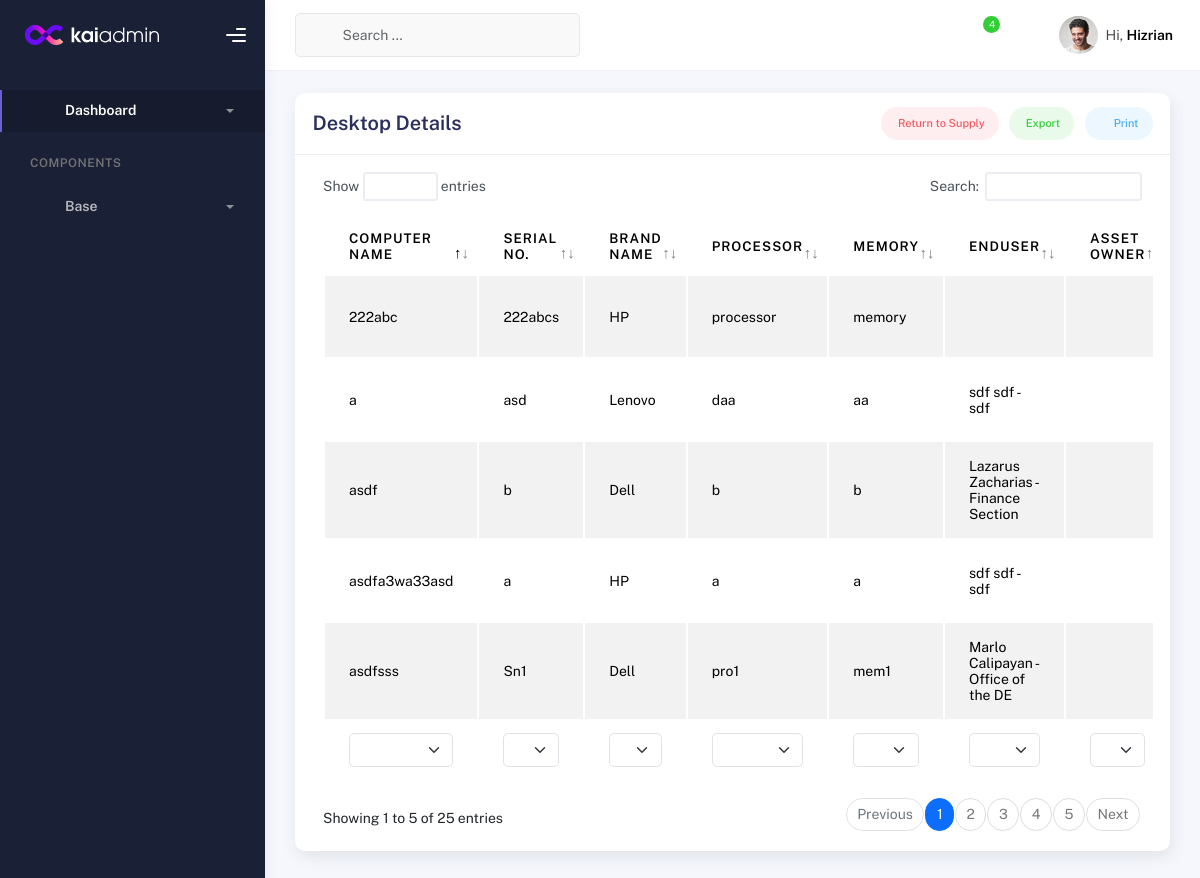
Page /desktop_details/ on the committed database.
### inventory/models.py (models this page shows, shortened)
class DesktopDetails(models.Model):
    id = models.IntegerField(primary_key=True)  # Allow manual assignment
    desktop_package = models.ForeignKey(Desktop_Package, related_name='desktop_details', on_delete=models.CASCADE)
    serial_no = models.CharField(max_length=255)
    computer_name = models.CharField(max_length=255, unique=True, null=True)
    brand_name = models.ForeignKey(Brand, on_delete=models.SET_NULL, null=True, blank=True)
    model = models.CharField(max_length=255, null=True)
    processor = models.CharField(max_length=33, null=True)
    memory = models.CharField(max_length=100, null=True)
    drive = models.CharField(max_length=332, null=True)
    asset_owner = models.CharField(max_length=255, null=True)
    desktop_Graphics = models.CharField(max_length=100, blank=True, null=True)
    desktop_Graphics_Size = models.CharField(max_length=100, blank=True, null=True)
    desktop_OS = models.CharField(max_length=100, blank=True, null=True)
    desktop_Office = models.CharField(max_length=100, blank=True, null=True)
    desktop_OS_keys = models.CharField(max_length=100, blank=True, null=True)
    desktop_Office_keys = models.CharField(max_length=100, blank=True, null=True)
    is_disposed = models.BooleanField(default=False)  # To indicate if the Desktop is disposed
    created_at = models.DateTimeField(default=timezone.now)  # Date when the desktop was added

class Brand(models.Model):
    name = models.CharField(max_length=100, unique=True)
    is_keyboard = models.BooleanField(default=False)
    is_mouse = models.BooleanField(default=False)
    is_monitor = models.BooleanField(default=False)
    is_ups = models.BooleanField(default=False)
    is_desktop = models.BooleanField(default=False)
    def __str__(self):
        return self.name

class UserDetails(models.Model):
    id = models.AutoField(primary_key=True)
    desktop_package_db = models.ForeignKey("Desktop_Package", on_delete=models.CASCADE, null=True)
    user_Enduser = models.ForeignKey("Employee", on_delete=models.SET_NULL, null=True, blank=True, related_name='enduser_details')
    user_Assetowner = models.ForeignKey("Employee", on_delete=models.SET_NULL, null=True, blank=True, related_name='assetowner_details')
    created_at = models.DateTimeField(auto_now_add=True)

class Employee(models.Model):
    desktop_package = models.ForeignKey(Desktop_Package, on_delete=models.CASCADE, null=True)
    employee_fname = models.CharField(max_length=100, blank=True, null=True)
    employee_mname = models.CharField(max_length=100, blank=True, null=True)
    employee_lname = models.CharField(max_length=100, blank=True, null=True)
    employee_position = models.CharField(max_length=100, blank=True, null=True)
    employee_office = models.CharField(max_length=100, blank=True, null=True)
    employee_status = models.CharField(max_length=100, blank=True, null=True)
    def __str__(self):
        return f"{self.employee_fname} {self.employee_lname} - {self.employee_office}"

### inventory/views.py (the view)
# urls.py: path('desktop_details/', views.desktop_package_base, name='desktop_details'),  # URL pattern for desktop details
def desktop_package_base(request):
    desktop_details = DesktopDetails.objects.all()
    desktops_with_items = []
    for desktop in desktop_details:
        keyboards = KeyboardDetails.objects.filter(desktop_package=desktop.desktop_package, is_disposed=False)
        user = UserDetails.objects.filter(desktop_package_db=desktop.desktop_package)
        desktops_with_items.append({
            'desktop': desktop,
            'keyboards': keyboards,  # This can have multiple entries per desktop
            'user': user
        })
    return render(request, 'desktop_details.html', {
        'desktops_with_items': desktops_with_items,
    })

### templates/desktop_details.html (shortened to what this page needs)
{% extends 'base.html' %}
{% block content %}
<div class="container">
  <div class="page-inner">
    <div class="row">
      <div class="col-md-12">
        <div class="card">
          <div class="card-header">
            <div class="card-head-row">
              <h4 class="card-title">Desktop Details</h4>
              <div class="card-tools">
                <a href="#" class="btn btn-label-danger btn-round btn-sm me-2">
                  Return to Supply
                </a>
                <a href="#" class="btn btn-label-success btn-round btn-sm me-2">
                  Export
                </a>
                <a href="#" class="btn btn-label-info btn-round btn-sm">
                  Print
                </a>
              </div>
            </div>
          </div>
          <div class="card-body">
            <div class="table-responsive">
              <table id="multi-filter-select" class="display table table-striped table-hover">
                <thead>
                  <tr>
                    <th>Computer Name</th>
                    <th>Serial No.</th>
                    <th>Brand Name</th>
                    <th>Processor</th>
                    <th>Memory</th>
                    <th>Enduser</th>
                    <th>Asset Owner</th>
                  </tr>
                </thead>
                <tfoot>
                  <tr>
                    <th>Computer Name</th>
                    <th>Serial No.</th>
                    <th>Model</th>
                    <th>Processor</th>
                    <th>Memory</th>
                    <th>Enduser</th>
                    <th>Asset Owner</th>
                  </tr>
                </tfoot>
                <tbody>
                  <tr>{% for item in desktops_with_items %}
                    <td>{{ item.desktop.computer_name }}</td>
                    <td>{{ item.desktop.serial_no }}</td>
                    <td>{{ item.desktop.brand_name }}</td>
                    <td>{{ item.desktop.processor }}</td>
                    <td>{{ item.desktop.memory }}</td>
                    <td>
                      {% for userx in item.user %}
                          {{ userx.user_Enduser }}<br>
                      {% endfor %}
                  </td>
                    <td>
                      {% for userx in item.user %}
                          {{ userx.user_Asset_owner }}<br>
                      {% endfor %}
                  </td>
                  </tr>
                  {% endfor %}
                </tbody>
              </table>
            </div>
          </div>
        </div>
      </div>
    </div>
  </div>
</div>
{% endblock %}

### templates/base.html (shortened to what this page needs)
{% load static %}
<link href="https://stackpath.bootstrapcdn.com/bootstrap/5.1.3/css/bootstrap.min.css" rel="stylesheet">
<link href="https://cdnjs.cloudflare.com/ajax/libs/font-awesome/5.15.4/css/all.min.css" rel="stylesheet">
<!DOCTYPE html>
<html lang="en">
  <head>
    {% block head %}
    <link rel="stylesheet" href="{% static 'css/bootstrap.min.css' %}">
    <link rel="stylesheet" href="{% static 'css/plugins.min.css' %}">
    <link rel="stylesheet" href="{% static 'css/kaiadmin.min.css' %}">
    {% endblock %}
  </head>
  <body>
    {% block sidebar %}
    <div class="wrapper">
      <div class="sidebar" data-background-color="dark">
        <div class="sidebar-logo">
          <div class="logo-header" data-background-color="dark">
              <img
                src="{% static 'img/kaiadmin/logo_light.svg' %}"
                alt="navbar brand"
                class="navbar-brand"
                height="20"
              />
            <div class="nav-toggle">
              <button class="btn btn-toggle toggle-sidebar">
                <i class="gg-menu-right"></i>
              </button>
            </div>
          </div>
        </div>
        <div class="sidebar-wrapper scrollbar scrollbar-inner">
          <div class="sidebar-content">
            <ul class="nav nav-secondary">
              <li class="nav-item active">
                <a
                  data-bs-toggle="collapse"
                  href="#dashboard"
                  class="collapsed"
                  aria-expanded="false"
                >
                  <i class="fas fa-home"></i>
                  <p>Dashboard</p>
                  <span class="caret"></span>
                </a>
              </li>
              <li class="nav-section">
                <h4 class="text-section">Components</h4>
              </li>
              <li class="nav-item">
                <a data-bs-toggle="collapse" href="#base">
                  <i class="fas fa-layer-group"></i>
                  <p>Base</p>
                  <span class="caret"></span>
                </a>
              </li>
            </ul>
          </div>
        </div>
      </div>
       {% endblock %}
      {% block navbar %}
      <div class="main-panel">
        <div class="main-header">
          <nav
            class="navbar navbar-header navbar-header-transparent navbar-expand-lg border-bottom"
          >
            <div class="container-fluid">
              <nav
                class="navbar navbar-header-left navbar-expand-lg navbar-form nav-search p-0 d-none d-lg-flex"
              >
                <div class="input-group">
                  <div class="input-group-prepend">
                    <button type="submit" class="btn btn-search pe-1">
                      <i class="fa fa-search search-icon"></i>
                    </button>
                  </div>
                  <input
                    type="text"
                    placeholder="Search ..."
                    class="form-control"
                  />
                </div>
              </nav>
              <ul class="navbar-nav topbar-nav ms-md-auto align-items-center">
                <li class="nav-item topbar-icon dropdown hidden-caret">
                  <a
                    class="nav-link dropdown-toggle"
                    href="#"
                    id="messageDropdown"
                    role="button"
                    data-bs-toggle="dropdown"
                    aria-haspopup="true"
                    aria-expanded="false"
                  >
                    <i class="fa fa-envelope"></i>
                  </a>
                </li>
                <li class="nav-item topbar-icon dropdown hidden-caret">
                  <a
                    class="nav-link dropdown-toggle"
                    href="#"
                    id="notifDropdown"
                    role="button"
                    data-bs-toggle="dropdown"
                    aria-haspopup="true"
                    aria-expanded="false"
                  >
                    <i class="fa fa-bell"></i>
                    <span class="notification">4</span>
                  </a>
                </li>
                <li class="nav-item topbar-icon dropdown hidden-caret">
                  <a
                    class="nav-link"
                    data-bs-toggle="dropdown"
                    href="#"
                    aria-expanded="false"
                  >
                    <i class="fas fa-layer-group"></i>
                  </a>
                </li>
                <li class="nav-item topbar-user dropdown hidden-caret">
                  <a
                    class="dropdown-toggle profile-pic"
                    data-bs-toggle="dropdown"
                    href="#"
                    aria-expanded="false"
                  >
                    <div class="avatar-sm">
                      <img
                        src="assets/img/profile.jpg"
                        alt="..."
                        class="avatar-img rounded-circle"
                      />
                    </div>
                    <span class="profile-username">
                      <span class="op-7">Hi,</span>
                      <span class="fw-bold">Hizrian</span>
                    </span>
                  </a>
                </li>
              </ul>
            </div>
          </nav>
        </div>
 {% endblock %}
{% block content %}{% endblock %}
  </body>
</html>

### rows in the picture
DesktopDetails: desktop.computer_name "222abc", desktop.serial_no "222abcs", desktop.brand_name "HP", desktop.processor "processor", desktop.memory "memory"
DesktopDetails: desktop.computer_name "asdf", desktop.serial_no "b", desktop.brand_name "Dell", desktop.processor "b", desktop.memory "b"
UserDetails: user_Enduser "Lazarus Zacharias - Finance Section"
DesktopDetails: desktop.computer_name "asdfsss", desktop.serial_no "Sn1", desktop.brand_name "Dell", desktop.processor "pro1", desktop.memory "mem1"
UserDetails: user_Enduser "Marlo Calipayan - Office of the DE"
DesktopDetails: desktop.computer_name "a", desktop.serial_no "asd", desktop.brand_name "Lenovo", desktop.processor "daa", desktop.memory "aa"
UserDetails: user_Enduser "sdf sdf - sdf"
DesktopDetails: desktop.computer_name "asdfa3wa33asd", desktop.serial_no "a", desktop.brand_name "HP", desktop.processor "a", desktop.memory "a"
UserDetails: user_Enduser "sdf sdf - sdf"
